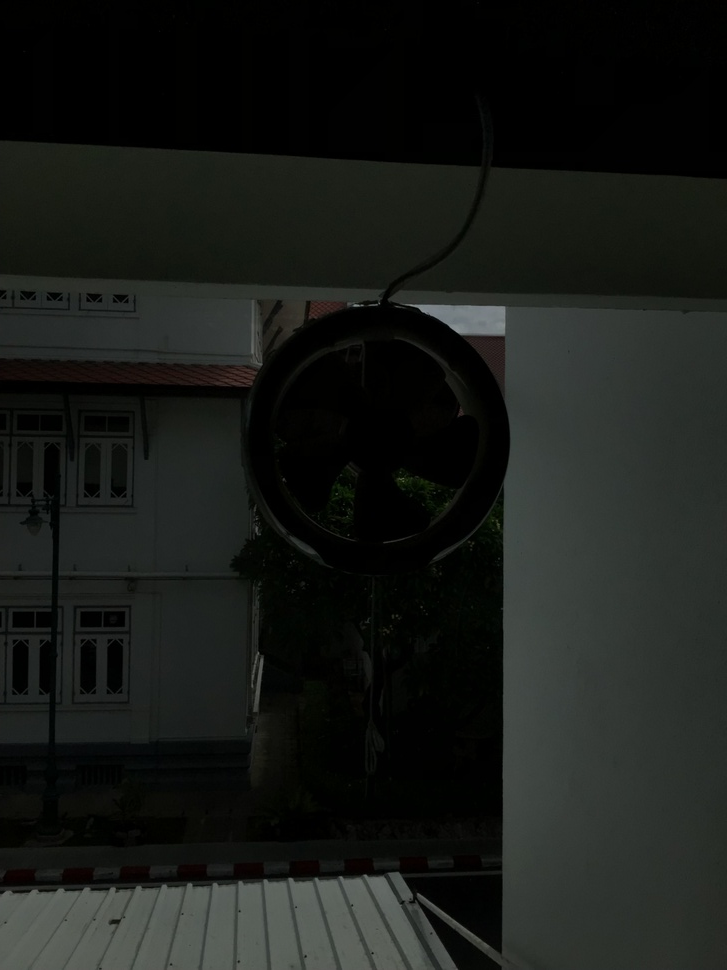
#> input picture Intensity features/pics/dark.jpg, 727 x 970 px, shrunk from 2448 x 3264 before the run
$ python show-hist.py
#> lines starting #> are read from the running program, lines starting #| are printed output that depends on the picture
import numpy as np
import cv2 as cv

import matplotlib.pyplot as plt

img = cv.imread('pics/dark.jpg', cv.IMREAD_GRAYSCALE)
#> img: shape (970, 727); min 0, max 146, mean 26.2

# img_gray = cv.cvtColor(img, cv.COLOR_BGR2GRAY)
img_out = cv.equalizeHist(img)
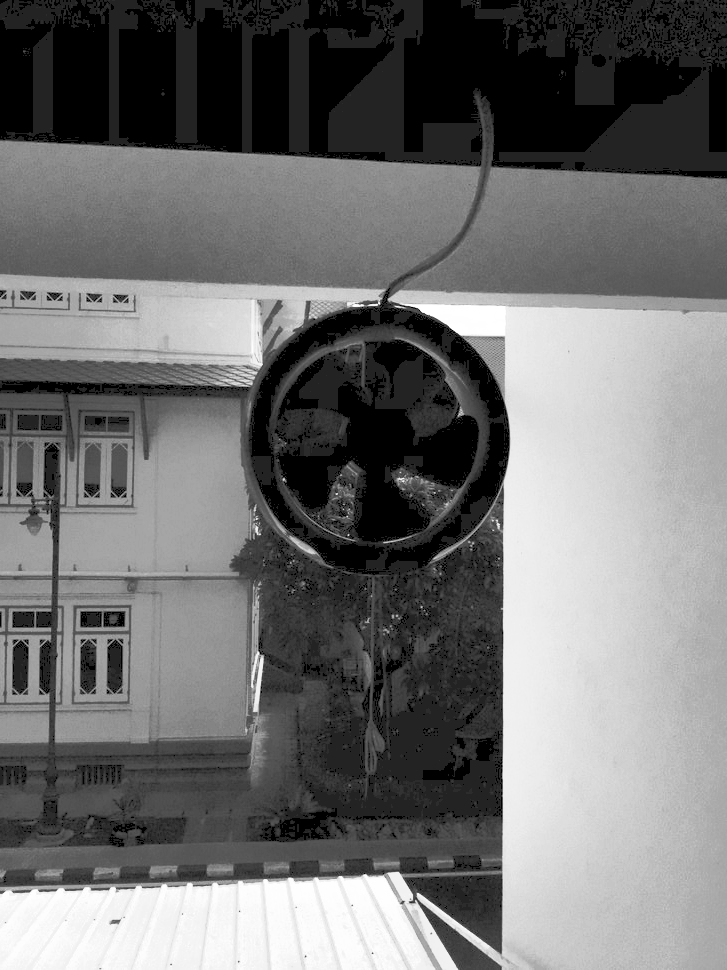
#> img_out: shape (970, 727); min 0, max 255, mean 112.4

histogram = cv.calcHist([img_out], [0], None, [256], [0, 256])
#> histogram = 256 values, max 101798 at index 0, min 0 at index 1, mean 2754.6

plt.plot(histogram)
plt.show()
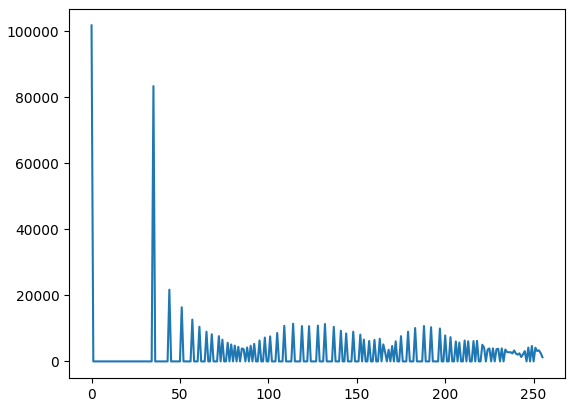
#> figure drawn by matplotlib, 1 panel; curve peaks at x = 0, y = 101798

$ run again, with Intensity features/pics/meandyou.jpg copied over Intensity features/pics/dark.jpg
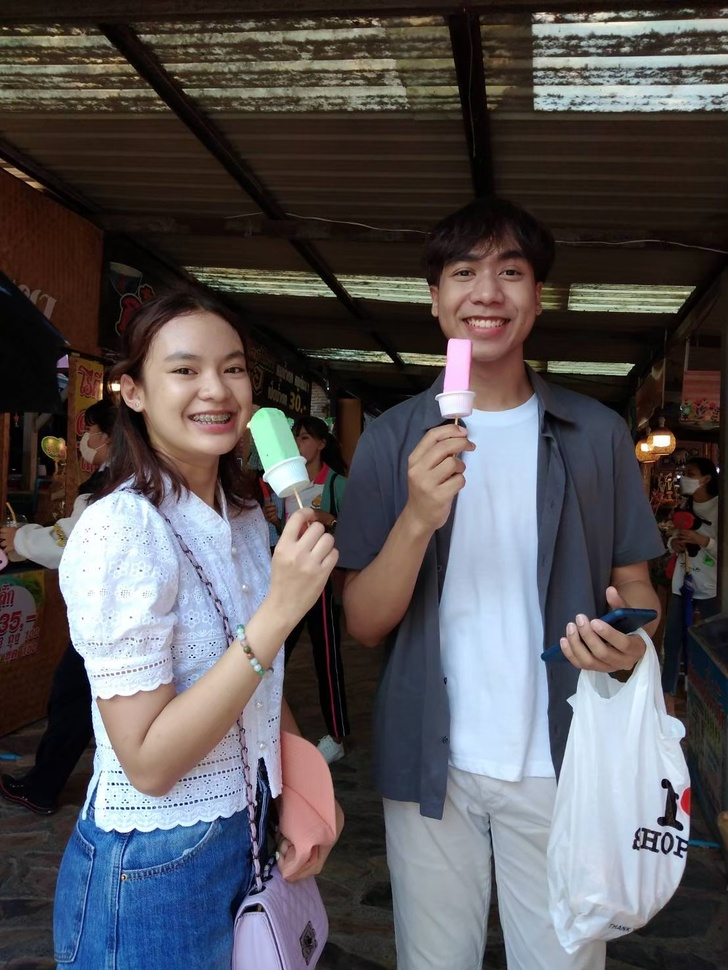
#> input picture Intensity features/pics/meandyou.jpg, 728 x 970 px, shrunk from 1108 x 1477 before the run
#> `img_out = cv.equalizeHist(img)`:
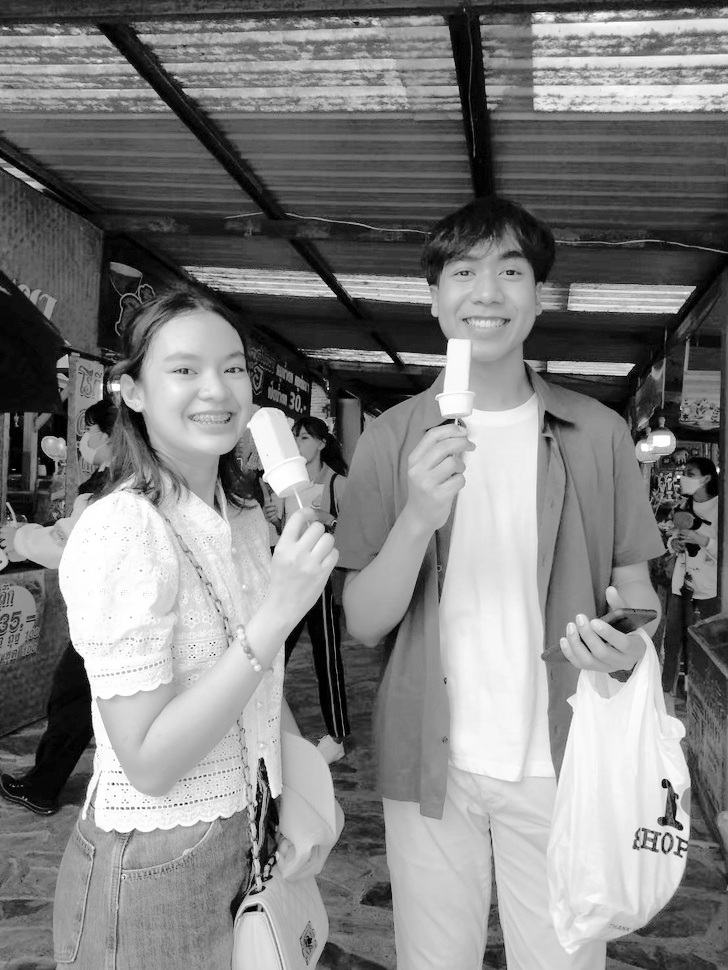
#> img_out: shape (970, 728); min 0, max 255, mean 128.2
#> histogram = 256 values, max 11201 at index 54, min 0 at index 3, mean 2758.4
#> `plt.show()`:
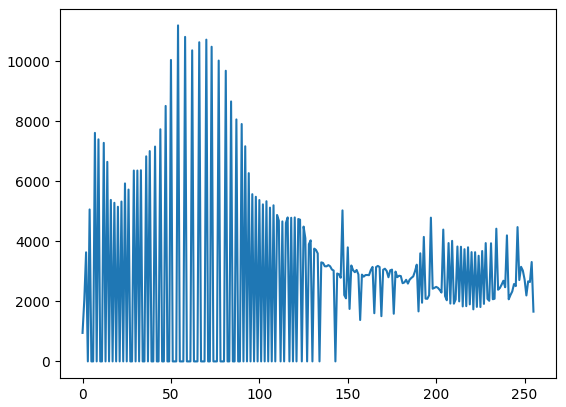
#> figure drawn by matplotlib, 1 panel; curve peaks at x = 54, y = 11201
